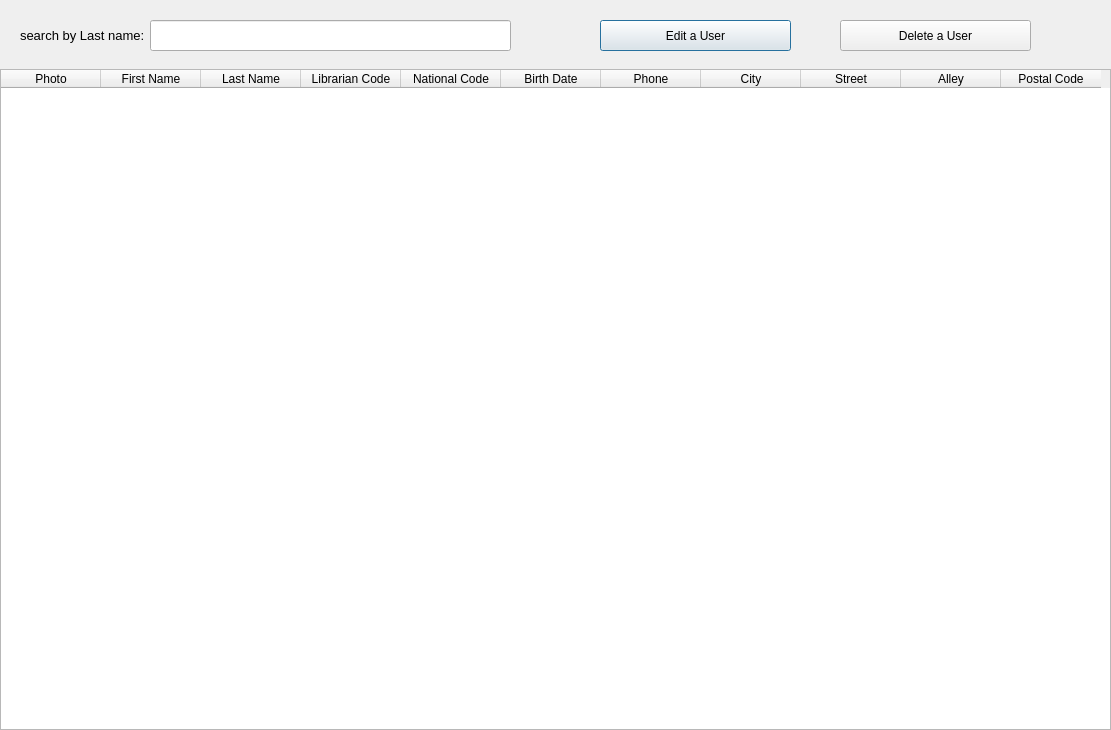
<?xml version="1.0" encoding="UTF-8"?>
<ui version="4.0">
 <class>users</class>
 <widget class="QDialog" name="users">
  <property name="geometry">
   <rect>
    <x>0</x>
    <y>0</y>
    <width>1111</width>
    <height>730</height>
   </rect>
  </property>
  <property name="windowTitle">
   <string>Users</string>
  </property>
  <widget class="QTableWidget" name="tableUsers">
   <property name="geometry">
    <rect>
     <x>0</x>
     <y>69</y>
     <width>1111</width>
     <height>661</height>
    </rect>
   </property>
   <column>
    <property name="text">
     <string>Photo</string>
    </property>
   </column>
   <column>
    <property name="text">
     <string>First Name</string>
    </property>
   </column>
   <column>
    <property name="text">
     <string>Last Name</string>
    </property>
   </column>
   <column>
    <property name="text">
     <string>Librarian Code</string>
    </property>
   </column>
   <column>
    <property name="text">
     <string>National Code</string>
    </property>
   </column>
   <column>
    <property name="text">
     <string>Birth Date</string>
    </property>
   </column>
   <column>
    <property name="text">
     <string>Phone</string>
    </property>
   </column>
   <column>
    <property name="text">
     <string>City</string>
    </property>
   </column>
   <column>
    <property name="text">
     <string>Street</string>
    </property>
   </column>
   <column>
    <property name="text">
     <string>Alley</string>
    </property>
   </column>
   <column>
    <property name="text">
     <string>Postal Code</string>
    </property>
   </column>
  </widget>
  <widget class="QLineEdit" name="lastNameTxt">
   <property name="geometry">
    <rect>
     <x>150</x>
     <y>20</y>
     <width>361</width>
     <height>31</height>
    </rect>
   </property>
  </widget>
  <widget class="QLabel" name="label">
   <property name="geometry">
    <rect>
     <x>20</x>
     <y>20</y>
     <width>151</width>
     <height>31</height>
    </rect>
   </property>
   <property name="font">
    <font>
     <pointsize>10</pointsize>
    </font>
   </property>
   <property name="text">
    <string>search by Last name:</string>
   </property>
  </widget>
  <widget class="QPushButton" name="userEditBtn">
   <property name="geometry">
    <rect>
     <x>600</x>
     <y>20</y>
     <width>191</width>
     <height>31</height>
    </rect>
   </property>
   <property name="text">
    <string>Edit a User</string>
   </property>
   <property name="icon">
    <iconset>
     <normaloff>images/2 (4).png</normaloff>images/2 (4).png</iconset>
   </property>
  </widget>
  <widget class="QPushButton" name="userDeleteBtn">
   <property name="geometry">
    <rect>
     <x>840</x>
     <y>20</y>
     <width>191</width>
     <height>31</height>
    </rect>
   </property>
   <property name="text">
    <string>Delete a User</string>
   </property>
   <property name="icon">
    <iconset>
     <normaloff>images/2 (3).png</normaloff>images/2 (3).png</iconset>
   </property>
  </widget>
 </widget>
 <resources/>
 <connections/>
</ui>
